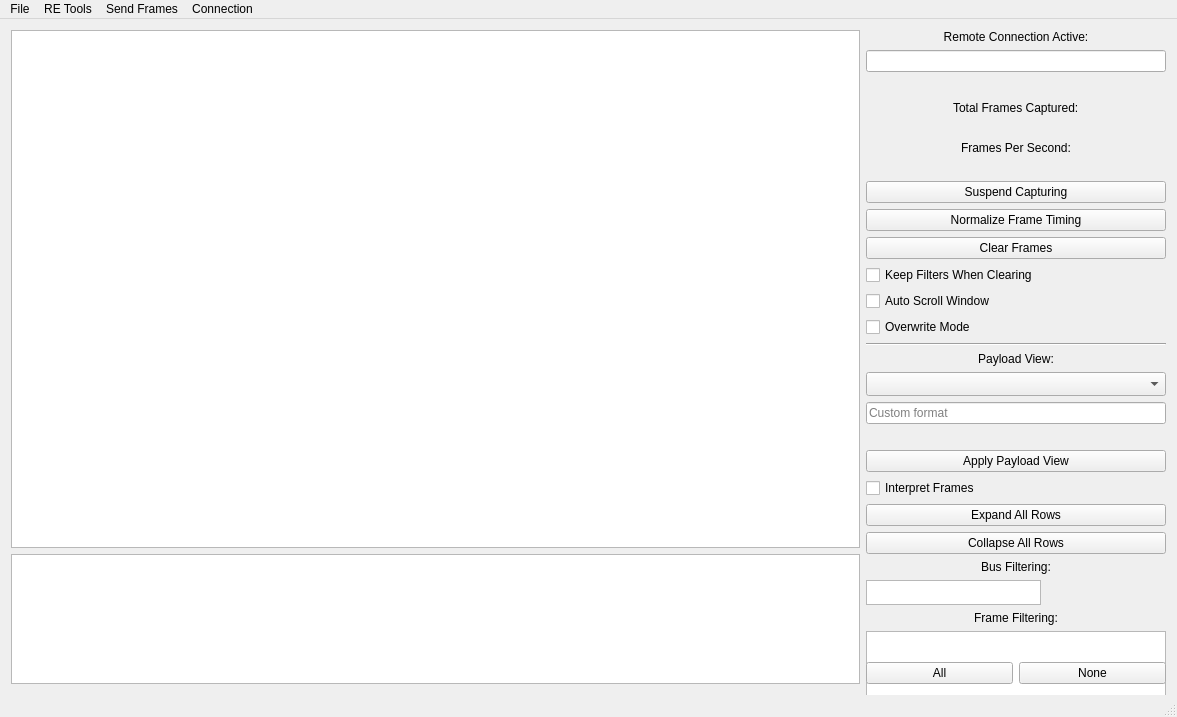
<?xml version="1.0" encoding="UTF-8"?>
<ui version="4.0">
 <class>MainWindow</class>
 <widget class="QMainWindow" name="MainWindow">
  <property name="geometry">
   <rect>
    <x>0</x>
    <y>0</y>
    <width>1177</width>
    <height>717</height>
   </rect>
  </property>
  <property name="sizePolicy">
   <sizepolicy hsizetype="Fixed" vsizetype="Fixed">
    <horstretch>0</horstretch>
    <verstretch>0</verstretch>
   </sizepolicy>
  </property>
  <property name="minimumSize">
   <size>
    <width>800</width>
    <height>500</height>
   </size>
  </property>
  <property name="windowTitle">
   <string>SavvyCAN</string>
  </property>
  <widget class="QWidget" name="centralWidget">
   <layout class="QVBoxLayout" name="verticalLayout_2" stretch="0">
    <item>
     <layout class="QHBoxLayout" name="horizontalLayout_2" stretch="3,1">
      <item>
       <layout class="QVBoxLayout" name="verticalLayout_3" stretch="4,1">
        <item>
         <widget class="QTableView" name="canFramesView">
          <property name="font">
           <font>
            <pointsize>11</pointsize>
            <bold>false</bold>
           </font>
          </property>
          <property name="alternatingRowColors">
           <bool>true</bool>
          </property>
          <property name="verticalScrollMode">
           <enum>QAbstractItemView::ScrollMode::ScrollPerPixel</enum>
          </property>
          <property name="wordWrap">
           <bool>false</bool>
          </property>
          <attribute name="horizontalHeaderStretchLastSection">
           <bool>false</bool>
          </attribute>
         </widget>
        </item>
        <item>
         <widget class="QTableWidget" name="tableSimpleSender"/>
        </item>
       </layout>
      </item>
      <item>
       <layout class="QVBoxLayout" name="verticalLayout">
        <item>
         <widget class="QLabel" name="lblRemoteConn">
          <property name="enabled">
           <bool>true</bool>
          </property>
          <property name="text">
           <string>Remote Connection Active:</string>
          </property>
          <property name="alignment">
           <set>Qt::AlignmentFlag::AlignCenter</set>
          </property>
         </widget>
        </item>
        <item>
         <widget class="QLineEdit" name="lineRemoteKey">
          <property name="enabled">
           <bool>true</bool>
          </property>
          <property name="maximumSize">
           <size>
            <width>1000</width>
            <height>50</height>
           </size>
          </property>
          <property name="baseSize">
           <size>
            <width>150</width>
            <height>50</height>
           </size>
          </property>
          <property name="font">
           <font>
            <bold>false</bold>
           </font>
          </property>
          <property name="maxLength">
           <number>8</number>
          </property>
          <property name="alignment">
           <set>Qt::AlignmentFlag::AlignLeading|Qt::AlignmentFlag::AlignLeft|Qt::AlignmentFlag::AlignVCenter</set>
          </property>
          <property name="readOnly">
           <bool>true</bool>
          </property>
         </widget>
        </item>
        <item>
         <widget class="QLabel" name="lblContMsg">
          <property name="palette">
           <palette>
            <active>
             <colorrole role="WindowText">
              <brush brushstyle="SolidPattern">
               <color alpha="255">
                <red>255</red>
                <green>0</green>
                <blue>0</blue>
               </color>
              </brush>
             </colorrole>
            </active>
            <inactive>
             <colorrole role="WindowText">
              <brush brushstyle="SolidPattern">
               <color alpha="255">
                <red>255</red>
                <green>0</green>
                <blue>0</blue>
               </color>
              </brush>
             </colorrole>
            </inactive>
            <disabled>
             <colorrole role="WindowText">
              <brush brushstyle="SolidPattern">
               <color alpha="255">
                <red>120</red>
                <green>120</green>
                <blue>120</blue>
               </color>
              </brush>
             </colorrole>
            </disabled>
           </palette>
          </property>
          <property name="font">
           <font>
            <pointsize>11</pointsize>
            <italic>true</italic>
            <bold>true</bold>
           </font>
          </property>
          <property name="text">
           <string/>
          </property>
          <property name="alignment">
           <set>Qt::AlignmentFlag::AlignCenter</set>
          </property>
         </widget>
        </item>
        <item alignment="Qt::AlignmentFlag::AlignHCenter">
         <widget class="QLabel" name="label">
          <property name="sizePolicy">
           <sizepolicy hsizetype="Preferred" vsizetype="Fixed">
            <horstretch>0</horstretch>
            <verstretch>0</verstretch>
           </sizepolicy>
          </property>
          <property name="text">
           <string>Total Frames Captured:</string>
          </property>
         </widget>
        </item>
        <item alignment="Qt::AlignmentFlag::AlignHCenter">
         <widget class="QLabel" name="lbNumFrames">
          <property name="sizePolicy">
           <sizepolicy hsizetype="Preferred" vsizetype="Fixed">
            <horstretch>0</horstretch>
            <verstretch>0</verstretch>
           </sizepolicy>
          </property>
          <property name="text">
           <string/>
          </property>
         </widget>
        </item>
        <item alignment="Qt::AlignmentFlag::AlignHCenter">
         <widget class="QLabel" name="label_6">
          <property name="sizePolicy">
           <sizepolicy hsizetype="Preferred" vsizetype="Fixed">
            <horstretch>0</horstretch>
            <verstretch>0</verstretch>
           </sizepolicy>
          </property>
          <property name="text">
           <string>Frames Per Second:</string>
          </property>
         </widget>
        </item>
        <item alignment="Qt::AlignmentFlag::AlignHCenter">
         <widget class="QLabel" name="lbFPS">
          <property name="sizePolicy">
           <sizepolicy hsizetype="Preferred" vsizetype="Fixed">
            <horstretch>0</horstretch>
            <verstretch>0</verstretch>
           </sizepolicy>
          </property>
          <property name="text">
           <string/>
          </property>
         </widget>
        </item>
        <item>
         <widget class="QPushButton" name="btnCaptureToggle">
          <property name="text">
           <string>Suspend Capturing</string>
          </property>
          <property name="checkable">
           <bool>false</bool>
          </property>
         </widget>
        </item>
        <item>
         <widget class="QPushButton" name="btnNormalize">
          <property name="text">
           <string>Normalize Frame Timing</string>
          </property>
         </widget>
        </item>
        <item>
         <widget class="QPushButton" name="btnClearFrames">
          <property name="text">
           <string>Clear Frames</string>
          </property>
         </widget>
        </item>
        <item>
         <widget class="QCheckBox" name="cbPersistentFilters">
          <property name="text">
           <string>Keep Filters When Clearing</string>
          </property>
         </widget>
        </item>
        <item>
         <widget class="QCheckBox" name="cbAutoScroll">
          <property name="text">
           <string>Auto Scroll Window</string>
          </property>
         </widget>
        </item>
        <item>
         <widget class="QCheckBox" name="cbOverwrite">
          <property name="enabled">
           <bool>true</bool>
          </property>
          <property name="text">
           <string>Overwrite Mode</string>
          </property>
         </widget>
        </item>
        <item>
         <widget class="Line" name="line">
          <property name="orientation">
           <enum>Qt::Orientation::Horizontal</enum>
          </property>
         </widget>
        </item>
        <item>
         <widget class="QLabel" name="labelPayloadView">
          <property name="text">
           <string>Payload View:</string>
          </property>
          <property name="alignment">
           <set>Qt::AlignmentFlag::AlignCenter</set>
          </property>
         </widget>
        </item>
        <item>
         <widget class="QComboBox" name="comboPayloadDisplay">
          <property name="sizePolicy">
           <sizepolicy hsizetype="Ignored" vsizetype="Fixed">
            <horstretch>0</horstretch>
            <verstretch>0</verstretch>
           </sizepolicy>
          </property>
          <property name="minimumContentsLength">
           <number>12</number>
          </property>
          <property name="sizeAdjustPolicy">
           <enum>QComboBox::SizeAdjustPolicy::AdjustToMinimumContentsLengthWithIcon</enum>
          </property>
         </widget>
        </item>
        <item>
         <widget class="QLineEdit" name="linePayloadFormat">
          <property name="sizePolicy">
           <sizepolicy hsizetype="Ignored" vsizetype="Fixed">
            <horstretch>0</horstretch>
            <verstretch>0</verstretch>
           </sizepolicy>
          </property>
          <property name="minimumSize">
           <size>
            <width>0</width>
            <height>0</height>
           </size>
          </property>
          <property name="placeholderText">
           <string>Custom format</string>
          </property>
         </widget>
        </item>
        <item>
         <widget class="QLabel" name="lblPayloadFormatError">
          <property name="text">
           <string/>
          </property>
          <property name="wordWrap">
           <bool>true</bool>
          </property>
         </widget>
        </item>
        <item>
         <widget class="QPushButton" name="btnApplyPayloadDisplay">
          <property name="text">
           <string>Apply Payload View</string>
          </property>
         </widget>
        </item>
        <item>
         <widget class="QCheckBox" name="cbInterpret">
          <property name="text">
           <string>Interpret Frames</string>
          </property>
         </widget>
        </item>
        <item>
         <widget class="QPushButton" name="btnExpandAll">
          <property name="text">
           <string>Expand All Rows</string>
          </property>
         </widget>
        </item>
        <item>
         <widget class="QPushButton" name="btnCollapseAll">
          <property name="text">
           <string>Collapse All Rows</string>
          </property>
         </widget>
        </item>
        <item>
         <widget class="QLabel" name="label_2">
          <property name="text">
           <string>Bus Filtering:</string>
          </property>
          <property name="alignment">
           <set>Qt::AlignmentFlag::AlignCenter</set>
          </property>
         </widget>
        </item>
        <item>
         <widget class="QListWidget" name="listBusFilters">
          <property name="sizePolicy">
           <sizepolicy hsizetype="Fixed" vsizetype="Expanding">
            <horstretch>0</horstretch>
            <verstretch>0</verstretch>
           </sizepolicy>
          </property>
          <property name="maximumSize">
           <size>
            <width>175</width>
            <height>40</height>
           </size>
          </property>
          <property name="flow">
           <enum>QListView::Flow::LeftToRight</enum>
          </property>
         </widget>
        </item>
        <item>
         <widget class="QLabel" name="label_7">
          <property name="text">
           <string>Frame Filtering:</string>
          </property>
          <property name="alignment">
           <set>Qt::AlignmentFlag::AlignCenter</set>
          </property>
         </widget>
        </item>
        <item>
         <widget class="QListWidget" name="listFilters">
          <property name="sizePolicy">
           <sizepolicy hsizetype="Expanding" vsizetype="Expanding">
            <horstretch>0</horstretch>
            <verstretch>0</verstretch>
           </sizepolicy>
          </property>
          <property name="minimumSize">
           <size>
            <width>300</width>
            <height>160</height>
           </size>
          </property>
          <property name="maximumSize">
           <size>
            <width>1000</width>
            <height>16777215</height>
           </size>
          </property>
          <property name="alternatingRowColors">
           <bool>false</bool>
          </property>
         </widget>
        </item>
        <item>
         <layout class="QHBoxLayout" name="horizontalLayout_3">
          <item>
           <widget class="QPushButton" name="btnFilterAll">
            <property name="text">
             <string>All</string>
            </property>
           </widget>
          </item>
          <item>
           <widget class="QPushButton" name="btnFilterNone">
            <property name="text">
             <string>None</string>
            </property>
           </widget>
          </item>
         </layout>
        </item>
       </layout>
      </item>
     </layout>
    </item>
   </layout>
  </widget>
  <widget class="QMenuBar" name="menuBar">
   <property name="geometry">
    <rect>
     <x>0</x>
     <y>0</y>
     <width>1177</width>
     <height>20</height>
    </rect>
   </property>
   <widget class="QMenu" name="menu_RE_Tools">
    <property name="title">
     <string>RE Tools</string>
    </property>
    <addaction name="actionFlow_View"/>
    <addaction name="actionGraph_Dta"/>
    <addaction name="actionFrame_Data_Analysis"/>
    <addaction name="actionFile_Comparison"/>
    <addaction name="actionDBC_Comparison"/>
    <addaction name="actionRange_State_2"/>
    <addaction name="actionSingle_Multi_State_2"/>
    <addaction name="actionISO_TP_Decoder"/>
    <addaction name="actionSniffer"/>
    <addaction name="actionCapture_Bisector"/>
    <addaction name="actionSignal_Viewer"/>
    <addaction name="actionTemporal_Graph"/>
   </widget>
   <widget class="QMenu" name="menuSend_Frames">
    <property name="title">
     <string>Send Frames</string>
    </property>
    <addaction name="action_Playback"/>
    <addaction name="action_Custom"/>
    <addaction name="actionScripting_INterface"/>
    <addaction name="actionFuzzing"/>
    <addaction name="actionUDS_Scanner"/>
    <addaction name="actionUDS_Firmware_Update"/>
    <addaction name="actionMotorControlConfig"/>
    <addaction name="actionCAN_Bridge"/>
   </widget>
   <widget class="QMenu" name="menuFile">
    <property name="title">
     <string>File</string>
    </property>
    <addaction name="actionOpen_Log_File"/>
    <addaction name="actionSave_Filtered_Log_File"/>
    <addaction name="actionSave_Log_File"/>
    <addaction name="actionSave_Continuous_Logfile"/>
    <addaction name="separator"/>
    <addaction name="separator"/>
    <addaction name="actionLoad_Filter_Definition"/>
    <addaction name="actionSave_Filter_Definition"/>
    <addaction name="separator"/>
    <addaction name="actionDBC_File_Manager"/>
    <addaction name="actionSave_Decoded_Frames"/>
    <addaction name="actionSave_Decoded_Frames_CSV"/>
    <addaction name="separator"/>
    <addaction name="actionPreferences"/>
    <addaction name="separator"/>
    <addaction name="actionExit_Application"/>
   </widget>
   <widget class="QMenu" name="menuConnection">
    <property name="title">
     <string>Connection</string>
    </property>
    <addaction name="actionSetup"/>
   </widget>
   <addaction name="menuFile"/>
   <addaction name="menu_RE_Tools"/>
   <addaction name="menuSend_Frames"/>
   <addaction name="menuConnection"/>
  </widget>
  <widget class="QStatusBar" name="statusBar"/>
  <action name="action_Playback">
   <property name="text">
    <string>Playback</string>
   </property>
  </action>
  <action name="action_Custom">
   <property name="text">
    <string>Custom</string>
   </property>
  </action>
  <action name="actionFlow_View">
   <property name="text">
    <string>Flow View</string>
   </property>
  </action>
  <action name="actionFuzzy_Scope">
   <property name="text">
    <string>Fuzzy Scope</string>
   </property>
  </action>
  <action name="actionGraph_Dta">
   <property name="text">
    <string>New Graphing Window</string>
   </property>
  </action>
  <action name="actionOpen_Log_File">
   <property name="text">
    <string>Load Log File</string>
   </property>
   <property name="shortcut">
    <string>Ctrl+O</string>
   </property>
  </action>
  <action name="actionSave_Log_File">
   <property name="text">
    <string>Save Log File</string>
   </property>
  </action>
  <action name="actionFrame_Data_Analysis">
   <property name="text">
    <string>Frame Data Analysis</string>
   </property>
  </action>
  <action name="actionLoad_DBC_File">
   <property name="text">
    <string>Load DBC File</string>
   </property>
  </action>
  <action name="actionEdit_Messages_Signals">
   <property name="text">
    <string>Edit Messages/Signals</string>
   </property>
  </action>
  <action name="actionSave_DBC_File">
   <property name="text">
    <string>Save DBC File</string>
   </property>
  </action>
  <action name="actionSave_Decoded_Frames">
   <property name="text">
    <string>Save Decoded Frames</string>
   </property>
  </action>
  <action name="actionExit_Application">
   <property name="text">
    <string>Exit Application</string>
   </property>
  </action>
  <action name="actionFile_Comparison">
   <property name="text">
    <string>File Comparison</string>
   </property>
  </action>
  <action name="actionPreferences">
   <property name="text">
    <string>Preferences</string>
   </property>
  </action>
  <action name="actionSave_Filtered_Log_File">
   <property name="text">
    <string>Save Filtered Log File</string>
   </property>
  </action>
  <action name="actionLoad_Filter_Definition">
   <property name="text">
    <string>Load Filter Definition</string>
   </property>
  </action>
  <action name="actionSave_Filter_Definition">
   <property name="text">
    <string>Save Filter Definition</string>
   </property>
  </action>
  <action name="actionFirmware_Uploader">
   <property name="text">
    <string>Firmware Uploader</string>
   </property>
  </action>
  <action name="actionSetup">
   <property name="text">
    <string>Open Connection Window</string>
   </property>
  </action>
  <action name="actionConnect">
   <property name="text">
    <string>Connect</string>
   </property>
  </action>
  <action name="actionScripting_INterface">
   <property name="text">
    <string>Scripting Interface</string>
   </property>
  </action>
  <action name="actionRange_State_2">
   <property name="text">
    <string>Range State</string>
   </property>
  </action>
  <action name="actionSingle_Multi_State_2">
   <property name="text">
    <string>Single/Multi State</string>
   </property>
  </action>
  <action name="actionDBC_File_Manager">
   <property name="text">
    <string>DBC File Manager</string>
   </property>
  </action>
  <action name="actionFuzzing">
   <property name="text">
    <string>Fuzzing</string>
   </property>
  </action>
  <action name="actionUDS_Scanner">
   <property name="text">
    <string>UDS Scanner</string>
   </property>
  </action>
  <action name="actionISO_TP_Decoder">
   <property name="text">
    <string>ISO-TP Decoder</string>
   </property>
  </action>
  <action name="actionSniffer">
   <property name="text">
    <string>Sniffer</string>
   </property>
  </action>
  <action name="actionFirmware_Update">
   <property name="text">
    <string>Firmware Update</string>
   </property>
  </action>
  <action name="actionMotorControlConfig">
   <property name="text">
    <string>MotorControlConfig</string>
   </property>
  </action>
  <action name="actionCapture_Bisector">
   <property name="text">
    <string>Capture Bisector</string>
   </property>
  </action>
  <action name="actionSignal_Viewer">
   <property name="text">
    <string>Signal Viewer</string>
   </property>
  </action>
  <action name="actionSave_Continuous_Logfile">
   <property name="text">
    <string>Start Continuous Logging</string>
   </property>
  </action>
  <action name="actionTemporal_Graph">
   <property name="text">
    <string>Temporal Graph</string>
   </property>
  </action>
  <action name="actionDBC_Comparison">
   <property name="text">
    <string>DBC Comparison</string>
   </property>
  </action>
  <action name="actionSave_Decoded_Frames_CSV">
   <property name="text">
    <string>Save Decoded Frames CSV</string>
   </property>
  </action>
  <action name="actionCAN_Bridge">
   <property name="text">
    <string>CAN Bridge</string>
   </property>
  </action>
  <action name="actionUDS_Firmware_Update">
   <property name="text">
    <string>UDS Firmware Update</string>
   </property>
  </action>
 </widget>
 <layoutdefault spacing="6" margin="11"/>
 <resources/>
 <connections/>
 <slots>
  <slot>handleLoadFile()</slot>
  <slot>connButtonPress()</slot>
  <slot>showGraphingWindow()</slot>
  <slot>showFrameDataAnalysis()</slot>
 </slots>
</ui>
